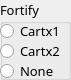
   <widget class="QGroupBox" name="fortifyBox">
    <property name="geometry">
     <rect>
      <x>220</x>
      <y>160</y>
      <width>71</width>
      <height>80</height>
     </rect>
    </property>
    <property name="font">
     <font>
      <family>Sans</family>
      <pointsize>10</pointsize>
     </font>
    </property>
    <property name="title">
     <string>Fortify</string>
    </property>
    <widget class="QRadioButton" name="faint1RadioButton">
     <property name="geometry">
      <rect>
       <x>0</x>
       <y>20</y>
       <width>71</width>
       <height>22</height>
      </rect>
     </property>
     <property name="font">
      <font>
       <family>Sans</family>
       <pointsize>10</pointsize>
      </font>
     </property>
     <property name="text">
      <string>Cartx1</string>
     </property>
    </widget>
    <widget class="QRadioButton" name="faint2RadioButton">
     <property name="geometry">
      <rect>
       <x>0</x>
       <y>40</y>
       <width>71</width>
       <height>22</height>
      </rect>
     </property>
     <property name="font">
      <font>
       <family>Sans</family>
       <pointsize>10</pointsize>
      </font>
     </property>
     <property name="text">
      <string>Cartx2</string>
     </property>
    </widget>
    <widget class="QRadioButton" name="fortifyNoneRadioButton">
     <property name="geometry">
      <rect>
       <x>0</x>
       <y>60</y>
       <width>71</width>
       <height>22</height>
      </rect>
     </property>
     <property name="font">
      <font>
       <family>Sans</family>
       <pointsize>10</pointsize>
      </font>
     </property>
     <property name="text">
      <string>None</string>
     </property>
    </widget>
   </widget>
